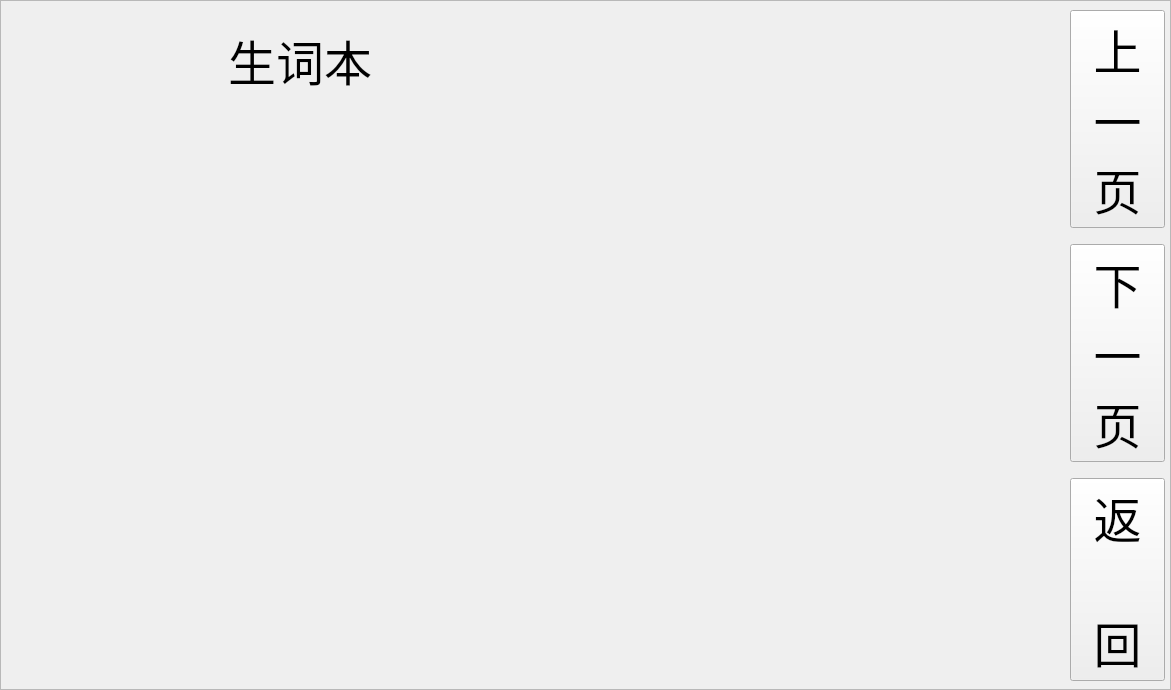
<?xml version="1.0" encoding="UTF-8"?>
<ui version="4.0">
 <class>reword2</class>
 <widget class="QWidget" name="reword2">
  <property name="geometry">
   <rect>
    <x>0</x>
    <y>0</y>
    <width>1171</width>
    <height>690</height>
   </rect>
  </property>
  <property name="minimumSize">
   <size>
    <width>1171</width>
    <height>690</height>
   </size>
  </property>
  <property name="maximumSize">
   <size>
    <width>1171</width>
    <height>690</height>
   </size>
  </property>
  <property name="font">
   <font>
    <pointsize>15</pointsize>
   </font>
  </property>
  <property name="windowTitle">
   <string>Dialog</string>
  </property>
  <widget class="QFrame" name="frame_background">
   <property name="geometry">
    <rect>
     <x>0</x>
     <y>0</y>
     <width>1171</width>
     <height>690</height>
    </rect>
   </property>
   <property name="minimumSize">
    <size>
     <width>1171</width>
     <height>690</height>
    </size>
   </property>
   <property name="maximumSize">
    <size>
     <width>1171</width>
     <height>690</height>
    </size>
   </property>
   <property name="frameShape">
    <enum>QFrame::Shape::StyledPanel</enum>
   </property>
   <property name="frameShadow">
    <enum>QFrame::Shadow::Raised</enum>
   </property>
   <widget class="QWidget" name="layoutWidget_7">
    <property name="geometry">
     <rect>
      <x>610</x>
      <y>0</y>
      <width>492</width>
      <height>691</height>
     </rect>
    </property>
    <layout class="QVBoxLayout" name="verticalLayout_7">
     <item>
      <widget class="QLabel" name="label_nouse">
       <property name="minimumSize">
        <size>
         <width>490</width>
         <height>100</height>
        </size>
       </property>
       <property name="maximumSize">
        <size>
         <width>490</width>
         <height>100</height>
        </size>
       </property>
       <property name="font">
        <font>
         <family>Arial</family>
         <pointsize>16</pointsize>
        </font>
       </property>
       <property name="text">
        <string/>
       </property>
       <property name="alignment">
        <set>Qt::AlignmentFlag::AlignCenter</set>
       </property>
      </widget>
     </item>
     <item>
      <widget class="QLabel" name="label_wordmeaning_1">
       <property name="minimumSize">
        <size>
         <width>490</width>
         <height>40</height>
        </size>
       </property>
       <property name="maximumSize">
        <size>
         <width>490</width>
         <height>40</height>
        </size>
       </property>
       <property name="font">
        <font>
         <family>Arial</family>
         <pointsize>15</pointsize>
        </font>
       </property>
       <property name="text">
        <string/>
       </property>
       <property name="alignment">
        <set>Qt::AlignmentFlag::AlignCenter</set>
       </property>
      </widget>
     </item>
     <item>
      <widget class="QLabel" name="label_wordmeaning_2">
       <property name="minimumSize">
        <size>
         <width>490</width>
         <height>40</height>
        </size>
       </property>
       <property name="maximumSize">
        <size>
         <width>490</width>
         <height>40</height>
        </size>
       </property>
       <property name="font">
        <font>
         <family>Arial</family>
         <pointsize>15</pointsize>
        </font>
       </property>
       <property name="text">
        <string/>
       </property>
       <property name="alignment">
        <set>Qt::AlignmentFlag::AlignCenter</set>
       </property>
      </widget>
     </item>
     <item>
      <widget class="QLabel" name="label_wordmeaning_3">
       <property name="minimumSize">
        <size>
         <width>490</width>
         <height>40</height>
        </size>
       </property>
       <property name="maximumSize">
        <size>
         <width>490</width>
         <height>40</height>
        </size>
       </property>
       <property name="font">
        <font>
         <family>Arial</family>
         <pointsize>15</pointsize>
        </font>
       </property>
       <property name="text">
        <string/>
       </property>
       <property name="alignment">
        <set>Qt::AlignmentFlag::AlignCenter</set>
       </property>
      </widget>
     </item>
     <item>
      <widget class="QLabel" name="label_wordmeaning_4">
       <property name="minimumSize">
        <size>
         <width>490</width>
         <height>40</height>
        </size>
       </property>
       <property name="maximumSize">
        <size>
         <width>490</width>
         <height>40</height>
        </size>
       </property>
       <property name="font">
        <font>
         <family>Arial</family>
         <pointsize>15</pointsize>
        </font>
       </property>
       <property name="text">
        <string/>
       </property>
       <property name="alignment">
        <set>Qt::AlignmentFlag::AlignCenter</set>
       </property>
      </widget>
     </item>
     <item>
      <widget class="QLabel" name="label_wordmeaning_5">
       <property name="minimumSize">
        <size>
         <width>490</width>
         <height>40</height>
        </size>
       </property>
       <property name="maximumSize">
        <size>
         <width>490</width>
         <height>40</height>
        </size>
       </property>
       <property name="font">
        <font>
         <family>Arial</family>
         <pointsize>15</pointsize>
        </font>
       </property>
       <property name="text">
        <string/>
       </property>
       <property name="alignment">
        <set>Qt::AlignmentFlag::AlignCenter</set>
       </property>
      </widget>
     </item>
     <item>
      <widget class="QLabel" name="label_wordmeaning_6">
       <property name="minimumSize">
        <size>
         <width>490</width>
         <height>40</height>
        </size>
       </property>
       <property name="maximumSize">
        <size>
         <width>490</width>
         <height>40</height>
        </size>
       </property>
       <property name="font">
        <font>
         <family>Arial</family>
         <pointsize>15</pointsize>
        </font>
       </property>
       <property name="text">
        <string/>
       </property>
       <property name="alignment">
        <set>Qt::AlignmentFlag::AlignCenter</set>
       </property>
      </widget>
     </item>
     <item>
      <widget class="QLabel" name="label_wordmeaning_7">
       <property name="minimumSize">
        <size>
         <width>490</width>
         <height>40</height>
        </size>
       </property>
       <property name="maximumSize">
        <size>
         <width>490</width>
         <height>40</height>
        </size>
       </property>
       <property name="font">
        <font>
         <family>Arial</family>
         <pointsize>15</pointsize>
        </font>
       </property>
       <property name="text">
        <string/>
       </property>
       <property name="alignment">
        <set>Qt::AlignmentFlag::AlignCenter</set>
       </property>
      </widget>
     </item>
     <item>
      <widget class="QLabel" name="label_wordmeaning_8">
       <property name="minimumSize">
        <size>
         <width>490</width>
         <height>40</height>
        </size>
       </property>
       <property name="maximumSize">
        <size>
         <width>490</width>
         <height>40</height>
        </size>
       </property>
       <property name="font">
        <font>
         <family>Arial</family>
         <pointsize>15</pointsize>
        </font>
       </property>
       <property name="text">
        <string/>
       </property>
       <property name="alignment">
        <set>Qt::AlignmentFlag::AlignCenter</set>
       </property>
      </widget>
     </item>
     <item>
      <widget class="QLabel" name="label_wordmeaning_9">
       <property name="minimumSize">
        <size>
         <width>490</width>
         <height>40</height>
        </size>
       </property>
       <property name="maximumSize">
        <size>
         <width>490</width>
         <height>40</height>
        </size>
       </property>
       <property name="font">
        <font>
         <family>Arial</family>
         <pointsize>15</pointsize>
        </font>
       </property>
       <property name="text">
        <string/>
       </property>
       <property name="alignment">
        <set>Qt::AlignmentFlag::AlignCenter</set>
       </property>
      </widget>
     </item>
     <item>
      <widget class="QLabel" name="label_wordmeaning_10">
       <property name="minimumSize">
        <size>
         <width>490</width>
         <height>40</height>
        </size>
       </property>
       <property name="maximumSize">
        <size>
         <width>490</width>
         <height>40</height>
        </size>
       </property>
       <property name="font">
        <font>
         <family>Arial</family>
         <pointsize>15</pointsize>
        </font>
       </property>
       <property name="text">
        <string/>
       </property>
       <property name="alignment">
        <set>Qt::AlignmentFlag::AlignCenter</set>
       </property>
      </widget>
     </item>
    </layout>
   </widget>
   <widget class="QWidget" name="layoutWidget_8">
    <property name="geometry">
     <rect>
      <x>0</x>
      <y>0</y>
      <width>602</width>
      <height>691</height>
     </rect>
    </property>
    <layout class="QVBoxLayout" name="verticalLayout_8">
     <item>
      <widget class="QLabel" name="label_newwordpage">
       <property name="minimumSize">
        <size>
         <width>600</width>
         <height>100</height>
        </size>
       </property>
       <property name="maximumSize">
        <size>
         <width>600</width>
         <height>100</height>
        </size>
       </property>
       <property name="font">
        <font>
         <family>MV Boli</family>
         <pointsize>36</pointsize>
        </font>
       </property>
       <property name="text">
        <string>生词本</string>
       </property>
       <property name="alignment">
        <set>Qt::AlignmentFlag::AlignCenter</set>
       </property>
      </widget>
     </item>
     <item>
      <widget class="QPushButton" name="btn_word_1">
       <property name="minimumSize">
        <size>
         <width>400</width>
         <height>40</height>
        </size>
       </property>
       <property name="maximumSize">
        <size>
         <width>600</width>
         <height>40</height>
        </size>
       </property>
       <property name="font">
        <font>
         <family>MV Boli</family>
         <pointsize>15</pointsize>
        </font>
       </property>
       <property name="text">
        <string/>
       </property>
       <property name="flat">
        <bool>true</bool>
       </property>
      </widget>
     </item>
     <item>
      <widget class="QPushButton" name="btn_word_2">
       <property name="minimumSize">
        <size>
         <width>600</width>
         <height>40</height>
        </size>
       </property>
       <property name="maximumSize">
        <size>
         <width>200</width>
         <height>40</height>
        </size>
       </property>
       <property name="font">
        <font>
         <family>MV Boli</family>
         <pointsize>15</pointsize>
        </font>
       </property>
       <property name="text">
        <string/>
       </property>
       <property name="flat">
        <bool>true</bool>
       </property>
      </widget>
     </item>
     <item>
      <widget class="QPushButton" name="btn_word_3">
       <property name="minimumSize">
        <size>
         <width>600</width>
         <height>40</height>
        </size>
       </property>
       <property name="maximumSize">
        <size>
         <width>600</width>
         <height>40</height>
        </size>
       </property>
       <property name="font">
        <font>
         <family>MV Boli</family>
         <pointsize>15</pointsize>
        </font>
       </property>
       <property name="text">
        <string/>
       </property>
       <property name="flat">
        <bool>true</bool>
       </property>
      </widget>
     </item>
     <item>
      <widget class="QPushButton" name="btn_word_4">
       <property name="minimumSize">
        <size>
         <width>600</width>
         <height>40</height>
        </size>
       </property>
       <property name="maximumSize">
        <size>
         <width>600</width>
         <height>40</height>
        </size>
       </property>
       <property name="font">
        <font>
         <family>MV Boli</family>
         <pointsize>15</pointsize>
        </font>
       </property>
       <property name="text">
        <string/>
       </property>
       <property name="flat">
        <bool>true</bool>
       </property>
      </widget>
     </item>
     <item>
      <widget class="QPushButton" name="btn_word_5">
       <property name="minimumSize">
        <size>
         <width>600</width>
         <height>40</height>
        </size>
       </property>
       <property name="maximumSize">
        <size>
         <width>600</width>
         <height>40</height>
        </size>
       </property>
       <property name="font">
        <font>
         <family>MV Boli</family>
         <pointsize>15</pointsize>
        </font>
       </property>
       <property name="text">
        <string/>
       </property>
       <property name="flat">
        <bool>true</bool>
       </property>
      </widget>
     </item>
     <item>
      <widget class="QPushButton" name="btn_word_6">
       <property name="minimumSize">
        <size>
         <width>600</width>
         <height>40</height>
        </size>
       </property>
       <property name="maximumSize">
        <size>
         <width>600</width>
         <height>40</height>
        </size>
       </property>
       <property name="font">
        <font>
         <family>MV Boli</family>
         <pointsize>15</pointsize>
        </font>
       </property>
       <property name="text">
        <string/>
       </property>
       <property name="flat">
        <bool>true</bool>
       </property>
      </widget>
     </item>
     <item>
      <widget class="QPushButton" name="btn_word_7">
       <property name="minimumSize">
        <size>
         <width>600</width>
         <height>40</height>
        </size>
       </property>
       <property name="maximumSize">
        <size>
         <width>600</width>
         <height>40</height>
        </size>
       </property>
       <property name="font">
        <font>
         <family>MV Boli</family>
         <pointsize>15</pointsize>
        </font>
       </property>
       <property name="text">
        <string/>
       </property>
       <property name="flat">
        <bool>true</bool>
       </property>
      </widget>
     </item>
     <item>
      <widget class="QPushButton" name="btn_word_8">
       <property name="minimumSize">
        <size>
         <width>600</width>
         <height>40</height>
        </size>
       </property>
       <property name="maximumSize">
        <size>
         <width>600</width>
         <height>40</height>
        </size>
       </property>
       <property name="font">
        <font>
         <family>MV Boli</family>
         <pointsize>15</pointsize>
        </font>
       </property>
       <property name="text">
        <string/>
       </property>
       <property name="flat">
        <bool>true</bool>
       </property>
      </widget>
     </item>
     <item>
      <widget class="QPushButton" name="btn_word_9">
       <property name="minimumSize">
        <size>
         <width>600</width>
         <height>40</height>
        </size>
       </property>
       <property name="maximumSize">
        <size>
         <width>600</width>
         <height>40</height>
        </size>
       </property>
       <property name="font">
        <font>
         <family>MV Boli</family>
         <pointsize>15</pointsize>
        </font>
       </property>
       <property name="text">
        <string/>
       </property>
       <property name="flat">
        <bool>true</bool>
       </property>
      </widget>
     </item>
     <item>
      <widget class="QPushButton" name="btn_word_10">
       <property name="minimumSize">
        <size>
         <width>600</width>
         <height>40</height>
        </size>
       </property>
       <property name="maximumSize">
        <size>
         <width>600</width>
         <height>40</height>
        </size>
       </property>
       <property name="font">
        <font>
         <family>MV Boli</family>
         <pointsize>15</pointsize>
        </font>
       </property>
       <property name="text">
        <string/>
       </property>
       <property name="flat">
        <bool>true</bool>
       </property>
      </widget>
     </item>
    </layout>
   </widget>
   <widget class="QWidget" name="layoutWidget_9">
    <property name="geometry">
     <rect>
      <x>1070</x>
      <y>0</y>
      <width>95</width>
      <height>691</height>
     </rect>
    </property>
    <layout class="QVBoxLayout" name="verticalLayout_9">
     <item>
      <spacer name="verticalSpacer_10">
       <property name="orientation">
        <enum>Qt::Orientation::Vertical</enum>
       </property>
       <property name="sizeHint" stdset="0">
        <size>
         <width>20</width>
         <height>40</height>
        </size>
       </property>
      </spacer>
     </item>
     <item>
      <widget class="QPushButton" name="btn_last">
       <property name="font">
        <font>
         <family>Arial</family>
         <pointsize>36</pointsize>
        </font>
       </property>
       <property name="text">
        <string>上
一
页</string>
       </property>
      </widget>
     </item>
     <item>
      <spacer name="verticalSpacer_7">
       <property name="orientation">
        <enum>Qt::Orientation::Vertical</enum>
       </property>
       <property name="sizeHint" stdset="0">
        <size>
         <width>20</width>
         <height>40</height>
        </size>
       </property>
      </spacer>
     </item>
     <item>
      <widget class="QPushButton" name="btn_next">
       <property name="font">
        <font>
         <family>Arial</family>
         <pointsize>36</pointsize>
        </font>
       </property>
       <property name="text">
        <string>下
一
页</string>
       </property>
      </widget>
     </item>
     <item>
      <spacer name="verticalSpacer_8">
       <property name="orientation">
        <enum>Qt::Orientation::Vertical</enum>
       </property>
       <property name="sizeHint" stdset="0">
        <size>
         <width>20</width>
         <height>40</height>
        </size>
       </property>
      </spacer>
     </item>
     <item>
      <widget class="QPushButton" name="btn_return">
       <property name="font">
        <font>
         <family>Arial</family>
         <pointsize>36</pointsize>
        </font>
       </property>
       <property name="text">
        <string>返

回</string>
       </property>
      </widget>
     </item>
     <item>
      <spacer name="verticalSpacer_9">
       <property name="orientation">
        <enum>Qt::Orientation::Vertical</enum>
       </property>
       <property name="sizeHint" stdset="0">
        <size>
         <width>20</width>
         <height>40</height>
        </size>
       </property>
      </spacer>
     </item>
    </layout>
   </widget>
  </widget>
 </widget>
 <resources/>
 <connections/>
</ui>
